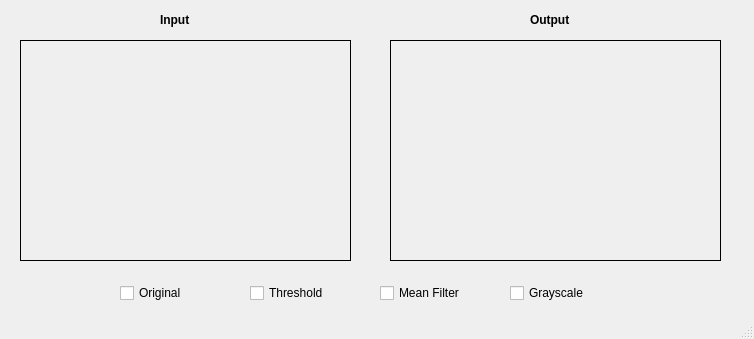
<?xml version="1.0" encoding="UTF-8"?>
<ui version="4.0">
 <class>MainWindow</class>
 <widget class="QMainWindow" name="MainWindow">
  <property name="geometry">
   <rect>
    <x>0</x>
    <y>0</y>
    <width>754</width>
    <height>339</height>
   </rect>
  </property>
  <property name="windowTitle">
   <string>MainWindow</string>
  </property>
  <widget class="QWidget" name="centralwidget">
   <widget class="QLabel" name="label">
    <property name="geometry">
     <rect>
      <x>20</x>
      <y>40</y>
      <width>331</width>
      <height>221</height>
     </rect>
    </property>
    <property name="frameShape">
     <enum>QFrame::Box</enum>
    </property>
    <property name="text">
     <string/>
    </property>
   </widget>
   <widget class="QLabel" name="label_2">
    <property name="geometry">
     <rect>
      <x>390</x>
      <y>40</y>
      <width>331</width>
      <height>221</height>
     </rect>
    </property>
    <property name="frameShape">
     <enum>QFrame::Box</enum>
    </property>
    <property name="text">
     <string/>
    </property>
   </widget>
   <widget class="QLabel" name="label_3">
    <property name="geometry">
     <rect>
      <x>530</x>
      <y>10</y>
      <width>63</width>
      <height>20</height>
     </rect>
    </property>
    <property name="font">
     <font>
      <bold>true</bold>
     </font>
    </property>
    <property name="text">
     <string>Output</string>
    </property>
    <property name="textFormat">
     <enum>Qt::PlainText</enum>
    </property>
    <property name="scaledContents">
     <bool>false</bool>
    </property>
   </widget>
   <widget class="QLabel" name="label_4">
    <property name="geometry">
     <rect>
      <x>160</x>
      <y>10</y>
      <width>63</width>
      <height>20</height>
     </rect>
    </property>
    <property name="font">
     <font>
      <bold>true</bold>
     </font>
    </property>
    <property name="text">
     <string>Input</string>
    </property>
    <property name="textFormat">
     <enum>Qt::PlainText</enum>
    </property>
    <property name="scaledContents">
     <bool>false</bool>
    </property>
   </widget>
   <widget class="QCheckBox" name="Reset">
    <property name="geometry">
     <rect>
      <x>120</x>
      <y>280</y>
      <width>93</width>
      <height>26</height>
     </rect>
    </property>
    <property name="text">
     <string>Original</string>
    </property>
   </widget>
   <widget class="QCheckBox" name="Threshold">
    <property name="geometry">
     <rect>
      <x>250</x>
      <y>280</y>
      <width>93</width>
      <height>26</height>
     </rect>
    </property>
    <property name="text">
     <string>Threshold</string>
    </property>
   </widget>
   <widget class="QCheckBox" name="Mean">
    <property name="geometry">
     <rect>
      <x>380</x>
      <y>280</y>
      <width>93</width>
      <height>26</height>
     </rect>
    </property>
    <property name="text">
     <string>Mean Filter</string>
    </property>
   </widget>
   <widget class="QCheckBox" name="Grayscale">
    <property name="geometry">
     <rect>
      <x>510</x>
      <y>280</y>
      <width>93</width>
      <height>26</height>
     </rect>
    </property>
    <property name="text">
     <string>Grayscale</string>
    </property>
   </widget>
  </widget>
  <widget class="QStatusBar" name="statusbar"/>
 </widget>
 <resources/>
 <connections/>
</ui>
